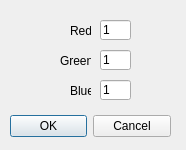
<?xml version="1.0" encoding="UTF-8"?>
<ui version="4.0">
 <class>GrayscaleDialog</class>
 <widget class="QDialog" name="GrayscaleDialog">
  <property name="geometry">
   <rect>
    <x>0</x>
    <y>0</y>
    <width>186</width>
    <height>150</height>
   </rect>
  </property>
  <property name="minimumSize">
   <size>
    <width>186</width>
    <height>150</height>
   </size>
  </property>
  <property name="maximumSize">
   <size>
    <width>186</width>
    <height>150</height>
   </size>
  </property>
  <property name="windowTitle">
   <string>Dialog</string>
  </property>
  <widget class="QDialogButtonBox" name="buttonBox">
   <property name="geometry">
    <rect>
     <x>10</x>
     <y>110</y>
     <width>161</width>
     <height>32</height>
    </rect>
   </property>
   <property name="orientation">
    <enum>Qt::Horizontal</enum>
   </property>
   <property name="standardButtons">
    <set>QDialogButtonBox::Cancel|QDialogButtonBox::Ok</set>
   </property>
  </widget>
  <widget class="QLabel" name="label">
   <property name="geometry">
    <rect>
     <x>70</x>
     <y>20</y>
     <width>21</width>
     <height>21</height>
    </rect>
   </property>
   <property name="text">
    <string>Red</string>
   </property>
  </widget>
  <widget class="QLabel" name="label_2">
   <property name="geometry">
    <rect>
     <x>60</x>
     <y>50</y>
     <width>31</width>
     <height>21</height>
    </rect>
   </property>
   <property name="text">
    <string>Green</string>
   </property>
  </widget>
  <widget class="QLabel" name="label_3">
   <property name="geometry">
    <rect>
     <x>70</x>
     <y>80</y>
     <width>21</width>
     <height>21</height>
    </rect>
   </property>
   <property name="text">
    <string>Blue</string>
   </property>
  </widget>
  <widget class="QLineEdit" name="lineEdit">
   <property name="geometry">
    <rect>
     <x>100</x>
     <y>20</y>
     <width>31</width>
     <height>20</height>
    </rect>
   </property>
   <property name="text">
    <string>1</string>
   </property>
  </widget>
  <widget class="QLineEdit" name="lineEdit_2">
   <property name="geometry">
    <rect>
     <x>100</x>
     <y>50</y>
     <width>31</width>
     <height>20</height>
    </rect>
   </property>
   <property name="text">
    <string>1</string>
   </property>
  </widget>
  <widget class="QLineEdit" name="lineEdit_3">
   <property name="geometry">
    <rect>
     <x>100</x>
     <y>80</y>
     <width>31</width>
     <height>20</height>
    </rect>
   </property>
   <property name="text">
    <string>1</string>
   </property>
  </widget>
 </widget>
 <resources/>
 <connections>
  <connection>
   <sender>buttonBox</sender>
   <signal>accepted()</signal>
   <receiver>GrayscaleDialog</receiver>
   <slot>accept()</slot>
   <hints>
    <hint type="sourcelabel">
     <x>248</x>
     <y>254</y>
    </hint>
    <hint type="destinationlabel">
     <x>157</x>
     <y>274</y>
    </hint>
   </hints>
  </connection>
  <connection>
   <sender>buttonBox</sender>
   <signal>rejected()</signal>
   <receiver>GrayscaleDialog</receiver>
   <slot>reject()</slot>
   <hints>
    <hint type="sourcelabel">
     <x>316</x>
     <y>260</y>
    </hint>
    <hint type="destinationlabel">
     <x>286</x>
     <y>274</y>
    </hint>
   </hints>
  </connection>
 </connections>
</ui>
